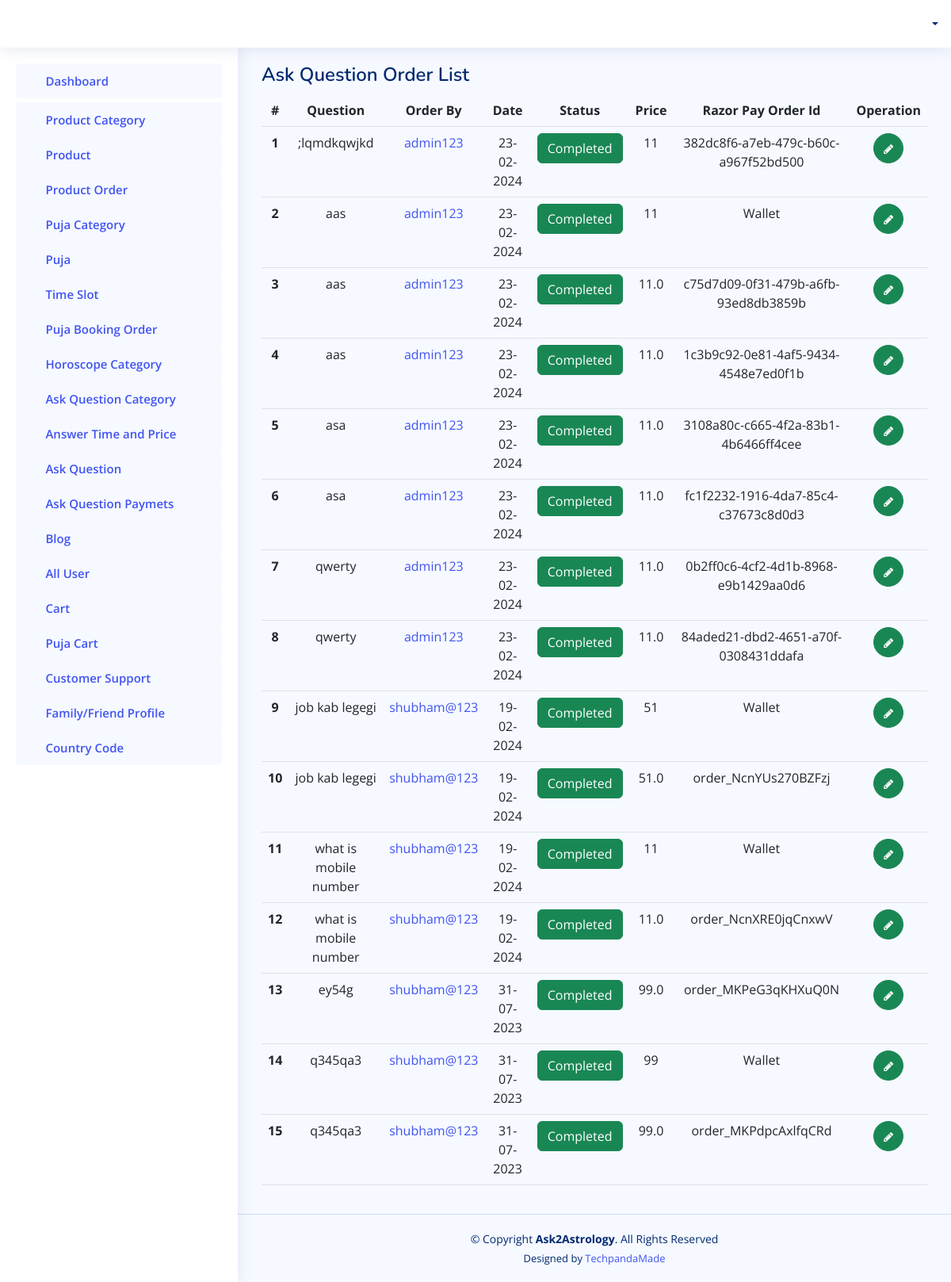
Screenshot of /admin-panel/getaskquetionhis/ with the database file from the repository.
### adminapp/models.py (models this page shows)
class QusAndAnswerPayment(models.Model):
    askqusid = models.ForeignKey(QusAndAnswer, on_delete=models.CASCADE)
    userid = models.ForeignKey(User,on_delete=models.CASCADE)
    orderdate = models.DateTimeField(auto_now=True)
    order_status = models.BooleanField(default=False)
    quantity = models.CharField(max_length=12, null=True)
    order_price = models.CharField(max_length=200, null=True)
    razor_pay_order_id = models.CharField(max_length=100, null=True, blank=True)
    razor_pay_payment_id = models.CharField(max_length=100, null=True, blank=True)
    razor_pay_payment_signature = models.CharField(max_length=100, null=True, blank=True)

class QusAndAnswer(models.Model):
    category = models.ForeignKey(CategoryOfFAQ,on_delete=models.CASCADE)
    answertime = models.ForeignKey(AnswerFAQTime,on_delete=models.CASCADE)
    qus = models.CharField(max_length=200, null=True)
    is_paid = models.BooleanField(default=False)
    is_answered = models.BooleanField(default=False)
    userid = models.ForeignKey(User,on_delete=models.CASCADE)
    friend = models.CharField(max_length=200, null=True)
    ans = models.CharField(max_length=200, null=True)
    ask_date = models.DateTimeField(auto_now=True)

### accounts/models.py (models this page shows)
class User(AbstractUser):
    is_user = models.BooleanField(default=False)
    contactno = models.CharField(max_length=12, null=True)
    profilepicture = models.ImageField(upload_to=filepath, blank=True, null=True)
    gender = models.CharField(max_length=12, null=True)
    language = models.CharField(max_length=50, null=True)
    dateofbirth = models.CharField(max_length=20, null=True)
    marital_status = models.CharField(max_length=50, null=True)
    timeofbirth = models.CharField(max_length=20, null=True)
    placeofbirth = models.CharField(max_length=100, null=True)
    currentaddress = models.CharField(max_length=300, null=True)
    mobileno = models.CharField(max_length=300, null=True)
    countrycode = models.CharField(max_length=50, null=True)
    houseno = models.CharField(max_length=300, null=True)
    area = models.CharField(max_length=300, null=True)
    landmark = models.CharField(max_length=300, null=True)
    pincode = models.CharField(max_length=300, null=True)
    towncity = models.CharField(max_length=300, null=True)
    state = models.CharField(max_length=300, null=True)

### adminapp/views.py (the view)
# urls.py: path('getaskquetionhis/',views.GetAllPayHistoryAsk),
def GetAllPayHistoryAsk(request):
    askpayhist = QusAndAnswerPayment.objects.all().order_by('-id')
    return render(request, "admintemp/askquspayhistory.html",{'askpayhist':askpayhist})

### templates/admintemp/askquspayhistory.html (shortened to what this page needs)
{% extends 'admintemp/index.html' %}
{% load static %}
  {% block content %}
  <main id="main" class="main">
    <div class="pagetitle">
      <h1>Ask Question Order List</h1>
    </div>
    <section class="section">
      <div class="row">
        <div class="col-lg-12">
          <div class="">
            <div class="card-body" >
              <table class="table">
                <thead>
                  <tr  style="text-align:center;">
                    <th scope="col">#</th>
                    <th scope="col">Question</th>
                    <th scope="col">Order By</th>
                    <th scope="col">Date</th>
                    <th scope="col">Status</th>
                    <th scope="col">Price</th>
                    <th scope="col">Razor Pay Order Id</th>
                    <th scope="col">Operation</th>
                  </tr>
                </thead>
                <tbody>
                  {% for ky in askpayhist %}
                  <tr style="text-align:center;">
                    <th scope="row">{{forloop.counter}}</th>
                    <td>
                        {{ ky.askqusid.qus }}
                    </td>
                    <td><a href="{% url 'view_profile5' id=ky.id %}">{{ ky.userid }}</a></td>
                    <td>{{ ky.orderdate.date|date:"d-m-Y" }}</td>
                    <td>
                      {% if ky.order_status == True %}
                      <button class="btn btn-success">Completed</button>
                      {% else %}
                         <button class="btn btn-warning">Pending</button>
                      {% endif %}
                    </td>
                    <td>{{ ky.order_price }}</td>
                    <td>{{ ky.razor_pay_order_id }}</td>
                    <td style="text-align: center;">
                      <a class="btn btn-success" style="border-radius:50%;" href="{% url 'update_askpay' id=ky.id %}"> <i class="fa fa-pencil" style="font-size: 14px;"> </i> </a>
                    </td>
                    </tr>
                  {% endfor %}
                </tbody>
              </table>
            </div>
          </div>
      </div>
    </section>
  </main>
  {% endblock content %}

### static/assets2/css/style.css (style rules this page uses)
:root { scroll-behavior: smooth; }
body { font-family: "Open Sans", sans-serif; background: #f6f9ff; color: #444444; }
a { color: #4154f1; text-decoration: none; }
h1, h2, h3, h4, h5, h6 { font-family: "Nunito", sans-serif; }
#main { margin-top: 60px; padding: 20px 30px; transition: all 0.3s; }
.pagetitle { margin-bottom: 10px; }
.pagetitle h1 { font-size: 24px; margin-bottom: 0; font-weight: 600; color: #012970; }
.card-body { padding: 0 20px 20px 2 0px; }
@media (min-width: 1200px) { #main, #footer { margin-left: 300px; } }

### rows the page displays
QusAndAnswerPayment: askqusid.qus ";lqmdkqwjkd", userid "admin123", orderdate "23-02-2024", order_status "Completed", order_price "11", razor_pay_order_id "382dc8f6-a7eb-479c-b60c-a967f52bd500"
QusAndAnswerPayment: askqusid.qus "aas", userid "admin123", orderdate "23-02-2024", order_status "Completed", order_price "11", razor_pay_order_id "Wallet"
QusAndAnswerPayment: askqusid.qus "aas", userid "admin123", orderdate "23-02-2024", order_status "Completed", order_price "11.0", razor_pay_order_id "c75d7d09-0f31-479b-a6fb-93ed8db3859b"
QusAndAnswerPayment: askqusid.qus "aas", userid "admin123", orderdate "23-02-2024", order_status "Completed", order_price "11.0", razor_pay_order_id "1c3b9c92-0e81-4af5-9434-4548e7ed0f1b"
QusAndAnswerPayment: askqusid.qus "asa", userid "admin123", orderdate "23-02-2024", order_status "Completed", order_price "11.0", razor_pay_order_id "3108a80c-c665-4f2a-83b1-4b6466ff4cee"
QusAndAnswerPayment: askqusid.qus "asa", userid "admin123", orderdate "23-02-2024", order_status "Completed", order_price "11.0", razor_pay_order_id "fc1f2232-1916-4da7-85c4-c37673c8d0d3"
QusAndAnswerPayment: askqusid.qus "qwerty", userid "admin123", orderdate "23-02-2024", order_status "Completed", order_price "11.0", razor_pay_order_id "0b2ff0c6-4cf2-4d1b-8968-e9b1429aa0d6"
QusAndAnswerPayment: askqusid.qus "qwerty", userid "admin123", orderdate "23-02-2024", order_status "Completed", order_price "11.0", razor_pay_order_id "84aded21-dbd2-4651-a70f-0308431ddafa"
QusAndAnswerPayment: askqusid.qus "job kab legegi", userid "shubham@123", orderdate "19-02-2024", order_status "Completed", order_price "51", razor_pay_order_id "Wallet"
QusAndAnswerPayment: askqusid.qus "job kab legegi", userid "shubham@123", orderdate "19-02-2024", order_status "Completed", order_price "51.0", razor_pay_order_id "order_NcnYUs270BZFzj"
QusAndAnswerPayment: askqusid.qus "what is mobile number", userid "shubham@123", orderdate "19-02-2024", order_status "Completed", order_price "11", razor_pay_order_id "Wallet"
QusAndAnswerPayment: askqusid.qus "what is mobile number", userid "shubham@123", orderdate "19-02-2024", order_status "Completed", order_price "11.0", razor_pay_order_id "order_NcnXRE0jqCnxwV"
QusAndAnswerPayment: askqusid.qus "ey54g", userid "shubham@123", orderdate "31-07-2023", order_status "Completed", order_price "99.0", razor_pay_order_id "order_MKPeG3qKHXuQ0N"
QusAndAnswerPayment: askqusid.qus "q345qa3", userid "shubham@123", orderdate "31-07-2023", order_status "Completed", order_price "99", razor_pay_order_id "Wallet"
QusAndAnswerPayment: askqusid.qus "q345qa3", userid "shubham@123", orderdate "31-07-2023", order_status "Completed", order_price "99.0", razor_pay_order_id "order_MKPdpcAxlfqCRd"
